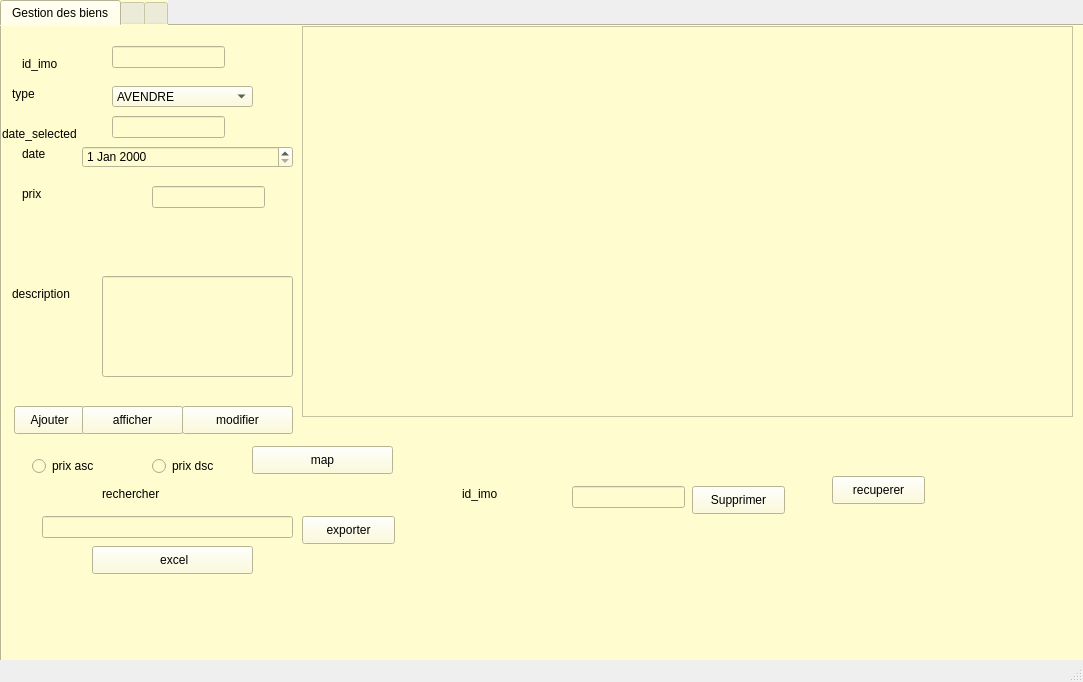
<?xml version="1.0" encoding="UTF-8"?>
<ui version="4.0">
 <class>dialogbien</class>
 <widget class="QMainWindow" name="dialogbien">
  <property name="geometry">
   <rect>
    <x>0</x>
    <y>0</y>
    <width>1083</width>
    <height>682</height>
   </rect>
  </property>
  <property name="windowTitle">
   <string>MainWindow</string>
  </property>
  <widget class="QWidget" name="centralwidget">
   <widget class="QTabWidget" name="tabWidget">
    <property name="geometry">
     <rect>
      <x>0</x>
      <y>0</y>
      <width>1221</width>
      <height>811</height>
     </rect>
    </property>
    <property name="sizePolicy">
     <sizepolicy hsizetype="Expanding" vsizetype="Expanding">
      <horstretch>0</horstretch>
      <verstretch>0</verstretch>
     </sizepolicy>
    </property>
    <property name="sizeIncrement">
     <size>
      <width>0</width>
      <height>0</height>
     </size>
    </property>
    <property name="styleSheet">
     <string notr="true">background-color: rgb(255, 252, 208);</string>
    </property>
    <property name="currentIndex">
     <number>0</number>
    </property>
    <widget class="QWidget" name="ajouter">
     <attribute name="title">
      <string>Gestion des biens</string>
     </attribute>
     <widget class="QLineEdit" name="rech">
      <property name="geometry">
       <rect>
        <x>40</x>
        <y>490</y>
        <width>251</width>
        <height>22</height>
       </rect>
      </property>
     </widget>
     <widget class="QLineEdit" name="le_prix">
      <property name="geometry">
       <rect>
        <x>150</x>
        <y>160</y>
        <width>113</width>
        <height>22</height>
       </rect>
      </property>
     </widget>
     <widget class="QLineEdit" name="le_date">
      <property name="geometry">
       <rect>
        <x>110</x>
        <y>90</y>
        <width>113</width>
        <height>22</height>
       </rect>
      </property>
     </widget>
     <widget class="QLineEdit" name="le_id">
      <property name="geometry">
       <rect>
        <x>110</x>
        <y>20</y>
        <width>113</width>
        <height>22</height>
       </rect>
      </property>
     </widget>
     <widget class="QLineEdit" name="le_Description">
      <property name="geometry">
       <rect>
        <x>100</x>
        <y>250</y>
        <width>191</width>
        <height>101</height>
       </rect>
      </property>
     </widget>
     <widget class="QLabel" name="label_27">
      <property name="geometry">
       <rect>
        <x>20</x>
        <y>30</y>
        <width>71</width>
        <height>16</height>
       </rect>
      </property>
      <property name="text">
       <string>id_imo</string>
      </property>
     </widget>
     <widget class="QLabel" name="label_29">
      <property name="geometry">
       <rect>
        <x>20</x>
        <y>160</y>
        <width>101</width>
        <height>16</height>
       </rect>
      </property>
      <property name="text">
       <string>prix</string>
      </property>
     </widget>
     <widget class="QLabel" name="label_30">
      <property name="geometry">
       <rect>
        <x>20</x>
        <y>120</y>
        <width>41</width>
        <height>16</height>
       </rect>
      </property>
      <property name="text">
       <string>date</string>
      </property>
     </widget>
     <widget class="QLabel" name="label_31">
      <property name="geometry">
       <rect>
        <x>10</x>
        <y>60</y>
        <width>91</width>
        <height>16</height>
       </rect>
      </property>
      <property name="text">
       <string>type</string>
      </property>
     </widget>
     <widget class="QLabel" name="label_32">
      <property name="geometry">
       <rect>
        <x>10</x>
        <y>260</y>
        <width>71</width>
        <height>16</height>
       </rect>
      </property>
      <property name="text">
       <string>description</string>
      </property>
     </widget>
     <widget class="QPushButton" name="pushButton">
      <property name="geometry">
       <rect>
        <x>12</x>
        <y>380</y>
        <width>71</width>
        <height>28</height>
       </rect>
      </property>
      <property name="text">
       <string>Ajouter</string>
      </property>
     </widget>
     <widget class="QPushButton" name="pushButton_4">
      <property name="geometry">
       <rect>
        <x>690</x>
        <y>460</y>
        <width>93</width>
        <height>28</height>
       </rect>
      </property>
      <property name="text">
       <string>Supprimer</string>
      </property>
     </widget>
     <widget class="QTableView" name="table_bien">
      <property name="geometry">
       <rect>
        <x>300</x>
        <y>0</y>
        <width>771</width>
        <height>391</height>
       </rect>
      </property>
     </widget>
     <widget class="QLineEdit" name="le_idS">
      <property name="geometry">
       <rect>
        <x>570</x>
        <y>460</y>
        <width>113</width>
        <height>22</height>
       </rect>
      </property>
     </widget>
     <widget class="QLabel" name="label_28">
      <property name="geometry">
       <rect>
        <x>460</x>
        <y>460</y>
        <width>101</width>
        <height>16</height>
       </rect>
      </property>
      <property name="text">
       <string>id_imo</string>
      </property>
     </widget>
     <widget class="QPushButton" name="pushButton_3">
      <property name="geometry">
       <rect>
        <x>180</x>
        <y>380</y>
        <width>111</width>
        <height>28</height>
       </rect>
      </property>
      <property name="text">
       <string>modifier</string>
      </property>
     </widget>
     <widget class="QRadioButton" name="radioButton">
      <property name="geometry">
       <rect>
        <x>30</x>
        <y>430</y>
        <width>97</width>
        <height>20</height>
       </rect>
      </property>
      <property name="text">
       <string>prix asc</string>
      </property>
     </widget>
     <widget class="QRadioButton" name="radioButton_2">
      <property name="geometry">
       <rect>
        <x>150</x>
        <y>430</y>
        <width>97</width>
        <height>20</height>
       </rect>
      </property>
      <property name="text">
       <string>prix dsc</string>
      </property>
     </widget>
     <widget class="QComboBox" name="comboBox">
      <property name="geometry">
       <rect>
        <x>110</x>
        <y>60</y>
        <width>141</width>
        <height>21</height>
       </rect>
      </property>
      <item>
       <property name="text">
        <string>AVENDRE</string>
       </property>
      </item>
      <item>
       <property name="text">
        <string>ALOUER</string>
       </property>
      </item>
     </widget>
     <widget class="QLabel" name="label_33">
      <property name="geometry">
       <rect>
        <x>100</x>
        <y>460</y>
        <width>101</width>
        <height>16</height>
       </rect>
      </property>
      <property name="text">
       <string>rechercher</string>
      </property>
     </widget>
     <widget class="QPushButton" name="exporter">
      <property name="geometry">
       <rect>
        <x>300</x>
        <y>490</y>
        <width>93</width>
        <height>28</height>
       </rect>
      </property>
      <property name="text">
       <string>exporter</string>
      </property>
     </widget>
     <widget class="QDateEdit" name="dateEdit">
      <property name="geometry">
       <rect>
        <x>80</x>
        <y>120</y>
        <width>211</width>
        <height>22</height>
       </rect>
      </property>
     </widget>
     <widget class="QPushButton" name="imagebouton">
      <property name="geometry">
       <rect>
        <x>80</x>
        <y>590</y>
        <width>93</width>
        <height>28</height>
       </rect>
      </property>
      <property name="text">
       <string>image</string>
      </property>
     </widget>
     <widget class="QLabel" name="label_34">
      <property name="geometry">
       <rect>
        <x>30</x>
        <y>590</y>
        <width>101</width>
        <height>16</height>
       </rect>
      </property>
      <property name="text">
       <string>image</string>
      </property>
     </widget>
     <widget class="QPushButton" name="excel">
      <property name="geometry">
       <rect>
        <x>90</x>
        <y>520</y>
        <width>161</width>
        <height>28</height>
       </rect>
      </property>
      <property name="text">
       <string> excel</string>
      </property>
     </widget>
     <widget class="QLabel" name="imageLabel">
      <property name="geometry">
       <rect>
        <x>30</x>
        <y>550</y>
        <width>201</width>
        <height>161</height>
       </rect>
      </property>
      <property name="sizePolicy">
       <sizepolicy hsizetype="Maximum" vsizetype="Preferred">
        <horstretch>0</horstretch>
        <verstretch>0</verstretch>
       </sizepolicy>
      </property>
      <property name="font">
       <font>
        <weight>50</weight>
        <bold>false</bold>
       </font>
      </property>
      <property name="text">
       <string/>
      </property>
      <property name="pixmap">
       <pixmap>C:/Users/user/Pictures/Saved Pictures/E40859D8-24AD-44FB-93CC-3FE09E19E534.png</pixmap>
      </property>
      <property name="alignment">
       <set>Qt::AlignLeading|Qt::AlignLeft|Qt::AlignTop</set>
      </property>
     </widget>
     <widget class="QPushButton" name="mapbutton">
      <property name="geometry">
       <rect>
        <x>250</x>
        <y>420</y>
        <width>141</width>
        <height>28</height>
       </rect>
      </property>
      <property name="font">
       <font>
        <family>MS Shell Dlg 2</family>
       </font>
      </property>
      <property name="text">
       <string>map</string>
      </property>
     </widget>
     <widget class="QPushButton" name="recuperer">
      <property name="geometry">
       <rect>
        <x>830</x>
        <y>450</y>
        <width>93</width>
        <height>28</height>
       </rect>
      </property>
      <property name="text">
       <string>recuperer</string>
      </property>
     </widget>
     <widget class="QLabel" name="label_35">
      <property name="geometry">
       <rect>
        <x>0</x>
        <y>100</y>
        <width>101</width>
        <height>16</height>
       </rect>
      </property>
      <property name="text">
       <string>date_selected</string>
      </property>
     </widget>
     <widget class="QPushButton" name="pushButton_2">
      <property name="geometry">
       <rect>
        <x>80</x>
        <y>380</y>
        <width>101</width>
        <height>28</height>
       </rect>
      </property>
      <property name="text">
       <string>afficher</string>
      </property>
     </widget>
    </widget>
    <widget class="QWidget" name="afficher">
     <attribute name="title">
      <string/>
     </attribute>
     <widget class="QLabel" name="label">
      <property name="geometry">
       <rect>
        <x>150</x>
        <y>350</y>
        <width>141</width>
        <height>61</height>
       </rect>
      </property>
      <property name="text">
       <string/>
      </property>
     </widget>
    </widget>
    <widget class="QWidget" name="tab">
     <attribute name="title">
      <string/>
     </attribute>
    </widget>
   </widget>
  </widget>
  <widget class="QMenuBar" name="menubar">
   <property name="geometry">
    <rect>
     <x>0</x>
     <y>0</y>
     <width>1083</width>
     <height>26</height>
    </rect>
   </property>
  </widget>
  <widget class="QStatusBar" name="statusbar"/>
 </widget>
 <resources/>
 <connections/>
</ui>
